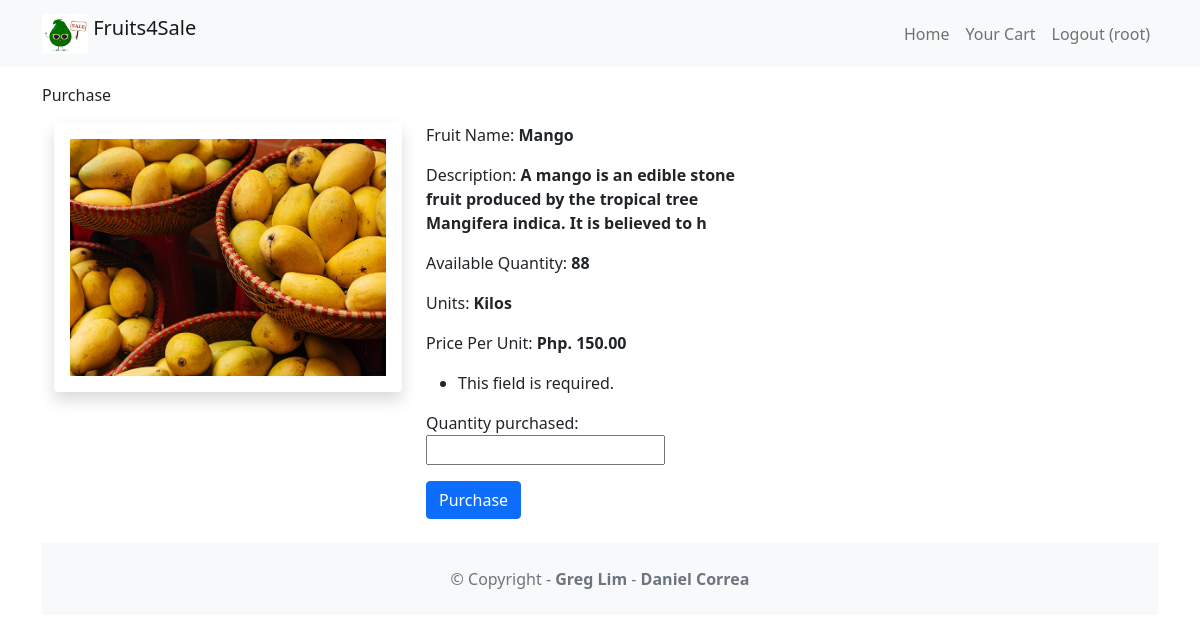
The app's page /purchase/2 (signed in) with its own data.
### fruits/models.py (models this page shows, shortened)
class Fruits(models.Model):
	fruit_name = models.CharField(max_length=100)
	description = models.CharField(max_length=100)
	image = models.ImageField(upload_to='movie/images/')
	quantity = models.IntegerField()
	units = models.CharField(max_length=100)
	price_per_quantity = models.FloatField()

### fruits/views.py (the view, shortened to what this page needs)
# urls.py: path('purchase/<fruit_id>', f_views.purchase, name='purchase'),
@login_required
def purchase(request, fruit_id):
	fruitdata = Fruits.objects.get(pk=fruit_id)
	form = PurchaseForm(request.POST)
	context = {'fruitdata': fruitdata, 'form':form}
	return render(request, 'purchase.html', context)

### fruits/forms.py
class PurchaseForm(ModelForm):
    class Meta:
        model = MyCart
        fields = ['quantity_purchased']

### fruits4sale/templates/purchase.html (shortened to what this page needs)
{% extends 'base.html' %}
{% block content %}
<p> Purchase </p>
<div class="container">
	<div class="row align-items-start">
		<div class="col">
			<img class="card-img-top shadow p-3 mb-5 bg-body rounded" src="{{ fruitdata.image.url }}" />
		</div>
		<div class="col">
			<p>Fruit Name: <b>{{ fruitdata.fruit_name }}</b></p>
			<p>Description: <b>{{ fruitdata.description }}</b></p>
			{% if fruitdata.quantity == 0 %}
			<p>Available Quantity: <b class="text-danger">Sorry this item is not available</b></p>
			{% else %}
			<p>Available Quantity: <b>{{ fruitdata.quantity }}</b></p>
			{% endif %}
			<p>Units: <b>{{ fruitdata.units }}</b></p>
			<p>Price Per Unit: <b>Php. {{ fruitdata.price_per_quantity|floatformat:2 }}</b></p>
			<form method="POST">
		        {{ form.as_p }}
		        <button type="submit" class="btn btn-primary">
		          Purchase
		        </button>
          </form>
		</div>
</div>
{% endblock content %}

### fruits4sale/templates/base.html (shortened to what this page needs)
<!DOCTYPE html>
<html>
  <head>
    <link href="https://cdn.jsdelivr.net/npm/bootstrap@5.1.1/dist/css/bootstrap.min.css" rel="stylesheet" />
  </head>
  <body>
    <nav class="navbar navbar-expand-lg navbar-light bg-light mb-3">
      <div class="container">
        <a class="navbar-brand" href="{% url 'home' %}">
          {% load static %}
          <img src="{% static 'images/fruits4sale_logo.jpeg' %}" alt="" width="46" height="40"
            class="d-inline-block align-text-top" />
          Fruits4Sale
        </a>
        <div class="collapse navbar-collapse" id="navbarNavAltMarkup">
          <div class="navbar-nav ms-auto">
            {% if user.is_authenticated %}
              <a class="nav-link" href="{% url 'home' %}">Home</a>
              <a class="nav-link" href="{% url 'myCart' %}">Your Cart</a>
              <a class="nav-link" href="{% url 'logoutaccount' %}">
                Logout ({{ user.username }})
              </a>
            {% endif %}
          </div>
        </div>
      </div>
    </nav>
    <div class="container">
      {% block content %}
      {% endblock content %}
    </div>
    <footer class="text-center text-lg-start bg-light text-muted mt-4">
      <div class="text-center p-4">
        © Copyright -
        <a class="text-reset fw-bold text-decoration-none"
          target="_blank" href="https://twitter.com/greglim81">
          Greg Lim
        </a> -
        <a class="text-reset fw-bold text-decoration-none"
          target="_blank" href="https://twitter.com/danielgarax">
          Daniel Correa
        </a>
      </div>
    </footer>
  </body>
</html>

### records on screen
Fruits: image (picture), fruit_name "Mango", description "A mango is an edible stone fruit produced by the tropical tree Mangifera indica. It is believed to h", quantity "88", units "Kilos", price_per_quantity "150.00"

### other values on screen
{{ user.username }} "root"
